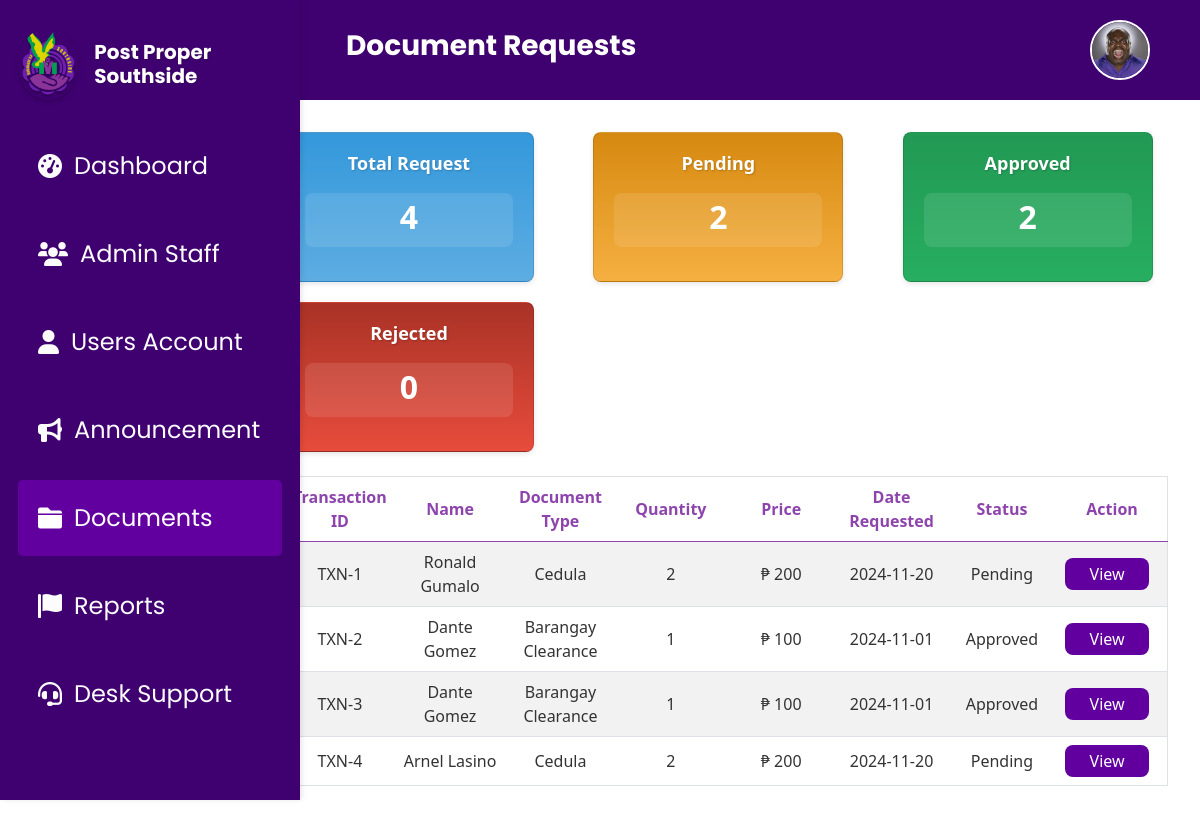
/documents.php (signed in), run on an earlier commit of the app's database.
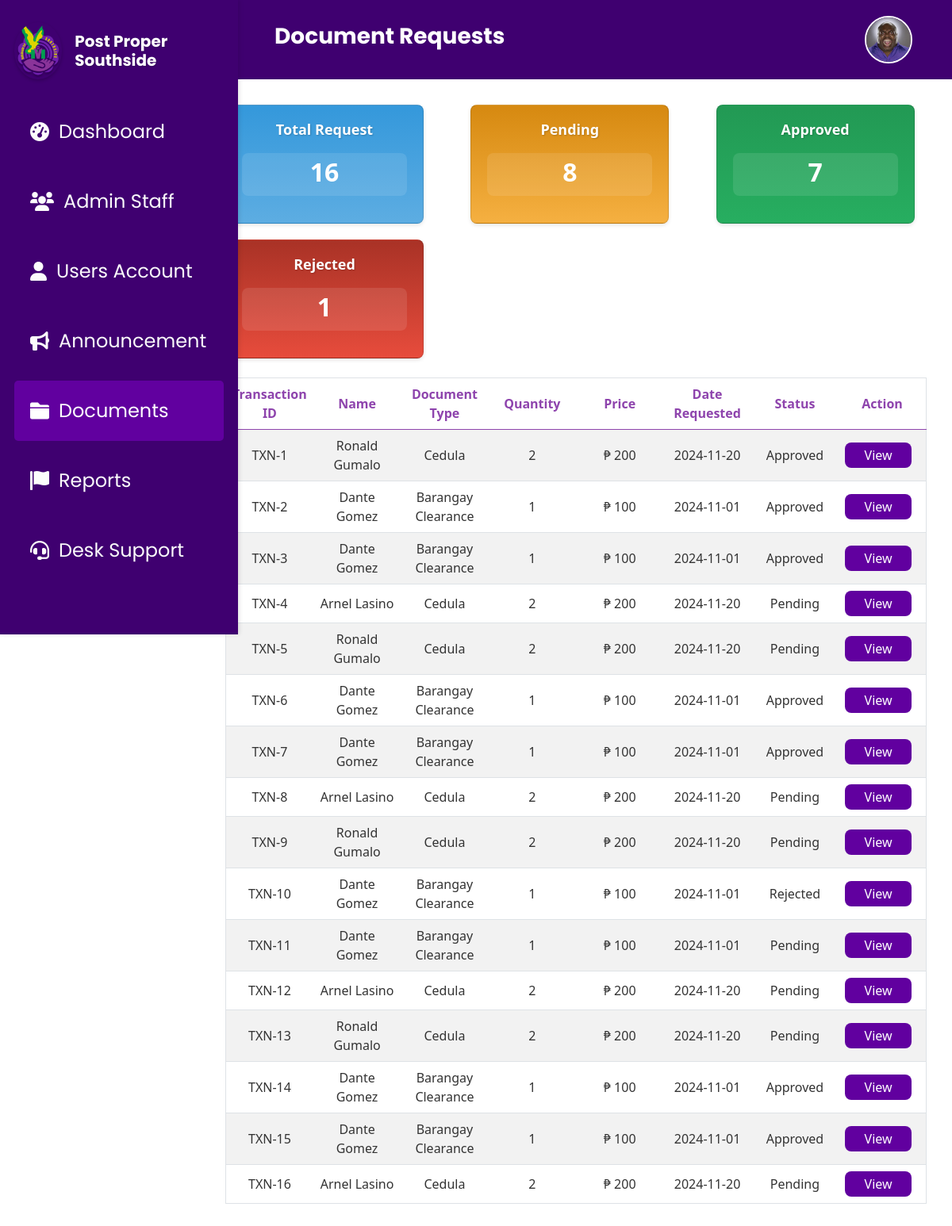
And on a later commit of the database.
### tables this page shows
CREATE TABLE `document_requests` (
  `Id` int(11) NOT NULL,
  `DocumentType` varchar(100) NOT NULL,
  `Name` varchar(255) NOT NULL,
  `Address` varchar(255) DEFAULT NULL,
  `TIN_No` varchar(50) DEFAULT NULL,
  `CTC_No` varchar(50) DEFAULT NULL,
  `Alias` varchar(100) DEFAULT NULL,
  `Age` int(11) DEFAULT NULL,
  `LengthOfStay` int(11) DEFAULT NULL,
  `Citizenship` varchar(100) DEFAULT NULL,
  `Gender` varchar(10) DEFAULT NULL,
  `CivilStatus` varchar(50) DEFAULT NULL,
  `Purpose` text DEFAULT NULL,
  `Status` varchar(50) DEFAULT NULL,
  `Quantity` int(11) DEFAULT NULL,
  `DateRequested` date DEFAULT NULL,
  `valid_id` varchar(255) NOT NULL,
  `request_picture` varchar(255) NOT NULL
);

### documents.php (the view, shortened to what this page needs)
<?php
$price = 100.00;
include 'db.php';
$query = "SELECT Id, Name, DocumentType, Quantity, $price * Quantity AS Price, DateRequested, Status FROM document_requests";
$stmt = $conn->prepare($query);
$stmt->execute();
$documentRequests = $stmt->fetchAll(PDO::FETCH_ASSOC);
$totalRequestQuery = "SELECT COUNT(*) AS total FROM document_requests";
$pendingCountQuery = "SELECT COUNT(*) AS pending FROM document_requests WHERE LOWER(Status) = 'pending'";
$approvedCountQuery = "SELECT COUNT(*) AS approved FROM document_requests WHERE LOWER(Status) = 'approved'";
$rejectedCountQuery = "SELECT COUNT(*) AS rejected FROM document_requests WHERE LOWER(Status) = 'rejected'";
$totalRequest = $conn->query($totalRequestQuery)->fetch(PDO::FETCH_ASSOC)['total'];
$pendingCount = $conn->query($pendingCountQuery)->fetch(PDO::FETCH_ASSOC)['pending'];
$approvedCount = $conn->query($approvedCountQuery)->fetch(PDO::FETCH_ASSOC)['approved'];
$rejectedCount = $conn->query($rejectedCountQuery)->fetch(PDO::FETCH_ASSOC)['rejected'];
?>
<!DOCTYPE html>
<html lang="en">
<head>
    <link rel="stylesheet" href="https://cdn.jsdelivr.net/npm/bootstrap@5.0.2/dist/css/bootstrap.min.css">
    <link rel="stylesheet" href="css/Documents.css">
</head>
<body>
<?php
    $pageTitle = "Document Requests";
    include 'header.php';
    include 'sidebar.php';
?>
<div class="main-content">
    <div class="statistic-container row text-center mb-4">
        <div class="col">
            <div class="card" style="background: linear-gradient(180deg, #3498DB, #5DADE2); width: 250px; height: 150px; color: white;">
                <h2 class="card-title">Total Request</h2>
                <div class="card-text" style="background: rgba(255, 255, 255, 0.1); width: 100%; height: 50%;">
                    <?php echo $totalRequest; ?>
                </div>
            </div>
        </div>
        <div class="col">
            <div class="card" style="background: linear-gradient(180deg, #D68910, #F5B041); width: 250px; height: 150px; color: white;">
                <h2 class="card-title">Pending</h2>
                <div class="card-text" style="background: rgba(255, 255, 255, 0.1); width: 100%; height: 50%;">
                    <?php echo $pendingCount; ?>
                </div>
            </div>
        </div>
        <div class="col">
            <div class="card" style="background: linear-gradient(180deg, #229954, #27AE60); width: 250px; height: 150px; color: white;">
                <h2 class="card-title">Approved</h2>
                <div class="card-text" style="background: rgba(255, 255, 255, 0.1); width: 100%; height: 50%;">
                    <?php echo $approvedCount; ?>
                </div>
            </div>
        </div>
        <div class="col">
            <div class="card" style="background: linear-gradient(180deg, #A93226, #E74C3C); width: 250px; height: 150px; color: white;">
                <h2 class="card-title">Rejected</h2>
                <div class="card-text" style="background: rgba(255, 255, 255, 0.1); width: 100%; height: 50%;">
                    <?php echo $rejectedCount; ?>
                </div>
            </div>
        </div>
    </div>
    <div class="table-container">
        <table class="table table-striped mb-0">
            <thead>
                <tr>
                    <th>Transaction ID</th>
                    <th>Name</th>
                    <th>Document Type</th>
                    <th>Quantity</th>
                    <th>Price</th>
                    <th>Date Requested</th>
                    <th>Status</th>
                    <th>Action</th>
                </tr>
            </thead>
            <tbody>
                <?php
                if (!empty($documentRequests)) {
                    foreach ($documentRequests as $row) {
                        echo "<tr>";
                        echo "<td>TXN-" . htmlspecialchars($row['Id']) . "</td>";
                        echo "<td>" . htmlspecialchars($row['Name']) . "</td>";
                        echo "<td>" . htmlspecialchars($row['DocumentType']) . "</td>";
                        echo "<td>" . htmlspecialchars($row['Quantity']) . "</td>";
                        echo "<td>₱ " . htmlspecialchars($row['Price']) . "</td>";
                        echo "<td>" . htmlspecialchars($row['DateRequested']) . "</td>";
                        echo "<td>" . ucfirst(htmlspecialchars(strtolower($row['Status']))) . "</td>";
                        echo '<td><a href="document_verify.php?id=' . htmlspecialchars($row['Id']) . '" class="action-button">View</a></td>';
                        echo "</tr>";
                    }
                } else {
                    echo "<tr><td colspan='8'>No document requests found.</td></tr>";
                }
                ?>
            </tbody>
        </table>
    </div>
</div>
</body>
</html>

### header.php (shortened to what this page needs)
<!DOCTYPE html>
<html lang="en">
<head>
    <link rel="stylesheet" href="css/header.css">
    <link href="https://cdn.jsdelivr.net/npm/bootstrap@5.0.2/dist/css/bootstrap.min.css" rel="stylesheet">
</head>
<body>
<?php
require 'db.php';
$pageTitle = isset($pageTitle) ? $pageTitle : "Default Title";
if (isset($_SESSION['loggedin']) && $_SESSION['loggedin'] === true && isset($_SESSION['admin_id'])) {
    $adminId = $_SESSION['admin_id'];
    $profileLink = "admin_profile.php";
    try {
        $sql = "SELECT profile_picture FROM admin_accounts WHERE id = ?";
        $stmt = $conn->prepare($sql);
        $stmt->execute([$adminId]);
        $admin = $stmt->fetch(PDO::FETCH_ASSOC);
        $profilePicture = !empty($admin['profile_picture']) ? $admin['profile_picture'] : 'assets/profile.jpg';
    } catch (PDOException $e) {
        echo "Error fetching profile picture: " . $e->getMessage();
        $profilePicture = 'assets/profile.jpg';
    }
} else {
    $profileLink = "splash.php";
    $profilePicture = 'assets/profile.jpg';
}
?>
<div class="header-container">
    <h1 class="page-title"><?php echo $pageTitle; ?></h1>
    <div class="account">
        <a href="<?php echo $profileLink; ?>" class="account-link">
            <img src="<?php echo $profilePicture; ?>" alt="Admin Profile" class="img-fluid rounded-circle account-icon">
        </a>
    </div>
</div>
</body>
</html>

### sidebar.php (shortened to what this page needs)
<!DOCTYPE html>
<html lang="en">
<head>
    <link rel="stylesheet" href="css/Sidebar.css">
    <link rel="stylesheet" href="https://cdnjs.cloudflare.com/ajax/libs/font-awesome/6.0.0-beta3/css/all.min.css">
</head>
<body>
<div class="sidebar">
    <div class="logo-section">
        <img src="assets/Southside.png" alt="Logo" class="logo">
            <h3 class="sidebar-title">Post Proper Southside</h3>
    </div>
    <?php
    $current_page = basename($_SERVER['PHP_SELF']);
    ?>
    <a href="dashboard.php" class="sidebar-link <?= $current_page == 'dashboard.php' ? 'active' : '' ?>">
        <i class="fas fa-tachometer-alt"></i> Dashboard
    </a>
    <a href="admin_staff.php" class="sidebar-link <?= $current_page == 'admin_staff.php' ? 'active' : '' ?>">
        <i class="fas fa-users"></i> Admin Staff
    </a>
    <a href="users.php" class="sidebar-link <?= $current_page == 'users.php' ? 'active' : '' ?>">
    <i class="fa-solid fa-user"></i> Users Account
    </a>
    <a href="announcement.php" class="sidebar-link <?= $current_page == 'announcement.php' ? 'active' : '' ?>">
        <i class="fas fa-bullhorn"></i> Announcement
    </a>
    <a href="documents.php" class="sidebar-link <?= $current_page == 'documents.php' ? 'active' : '' ?>">
        <i class="fas fa-folder"></i>Documents
    </a>
    <a href="reports.php" class="sidebar-link <?= $current_page == 'reports.php' ? 'active' : '' ?>">
        <i class="fas fa-flag"></i> Reports
    </a>
    <a href="desk_support.php" class="sidebar-link <?= $current_page == 'desk_support.php' ? 'active' : '' ?>">
        <i class="fas fa-headset"></i> Desk Support
    </a>
</div>
</body>
</html>

### css/Documents.css (style rules this page uses)
body { padding: 0; font-family: "Poppins", sans-serif; font-size: 20px; background-color: #ffffff; }
.main-content { margin-left: 200vh; background-color: #ffffff; }
table { width: 100%; border-collapse: collapse; margin-top: 20px; table-layout: fixed; border: 1px solid #ccc; }
th, td { padding: 15px; text-align: center; border: 1px solid #ddd; font-size: 16px; }
th { text-align: center; background-color: #f2f2f2; color: #8e44ad; font-weight: bold; }
td { word-wrap: break-word; color: #333; }
.table td, .table th { text-align: center; vertical-align: middle; }
.action-button { width: 7vw; height: 4vh; background-color: #61009f !important; color: white; display: flex; align-items: center; justify-content: center; border: none; border-radius: 8px; text-decoration: none; }
.card { border-radius: 0.5rem !important; box-shadow: 0 2px 5px rgba(0, 0, 0, 0.1); background-color: #fff; padding: 20px; border: 1px solid #e0e0e0; }
.card-title { font-size: 18px; font-weight: bold; color: #ffffff; text-shadow: 1px 1px 2px rgba(0, 0, 0, 0.2); }
.card-text { font-size: 2rem; font-weight: bold; border-radius: 0.5rem; color: #ffffff; margin-top: 10px; background: rgba(255, 255, 255, 0.1); }
.statistic-container { display: flex; justify-content: center; gap: 20px; margin-bottom: 20px; }
@media (max-width: 1200px) { .main-content { margin-left: 200px; } }

### css/header.css (style rules this page uses)
* { margin: 0; padding: 0; box-sizing: border-box; }
.header-container { background-color: #3f0070; padding: 20px 50px; margin-left: 18.5rem; text-align: left; position: relative; display: flex; justify-content: space-between; align-items: center; width: auto; }
.page-title { font-size: 28px; color: #ffffff; font-weight: bold; font-family: "Poppins", sans-serif; }
.account { display: flex; align-items: center; }
.account-link { display: inline-block; }
.account-icon { width: 3.75rem; height: auto; border-radius: 50%; aspect-ratio: 1 / 1; object-fit: cover; border: 0.125rem solid #ffffff; transition: transform 0.3s ease; }

### css/Sidebar.css (style rules this page uses)
.sidebar { background-color: #3f0070; width: 18.75rem; height: 100vh; padding: 2vh 1.5vw; position: fixed; top: 0; left: 0; box-shadow: 2px 0 5px rgba(0, 0, 0, 0.1); font-family: "Poppins", sans-serif; overflow-y: auto; transition: width 0.3s ease; z-index: 1000; }
.sidebar-title { font-size: 1.25rem; font-weight: 700; color: white; text-align: left; font-family: "Poppins", sans-serif; margin: 0; padding: 1.5rem 0; text-shadow: 1px 1px 2px rgba(0, 0, 0, 0.2); }
.logo-section { display: flex; align-items: center; margin-bottom: 1rem; border-radius: 0.5rem; }
.logo { width: 4.5rem; height: 4.5rem; margin-right: 1rem; border-radius: 50%; box-shadow: 0 2px 4px rgba(0, 0, 0, 0.2); object-fit: cover; }
h3 { font-size: 1rem; font-family: "Poppins", sans-serif; color: white; text-align: center; margin: 0; padding: 10px 0; text-shadow: 1px 1px 2px rgba(0, 0, 0, 0.2); }
.sidebar-link { display: flex; align-items: center; padding: 1.25rem; margin: 0.75rem 0; color: #fcfcfc; text-decoration: none; border-radius: 5px; background-color: transparent; transition: background-color 0.3s ease, color 0.3s ease; cursor: pointer; font-size: 1.5rem; font-family: "Poppins", sans-serif; white-space: nowrap; }
.sidebar-link i { margin-right: 0.75rem; }
.sidebar-link.active { background-color: #61009f !important; color: #ffffff !important; }
.main-content { padding: 2rem; margin-left: 21vw; flex: 1; }

What changed in the data, as far as the page shows it:
changed document_requests id 1: Status "Pending" → "Approved"
added document_requests: Id "5", Name "Ronald Gumalo", DocumentType "Cedula", Quantity "2", Price "200", DateRequested "2024-11-20", Status "Pending"
added document_requests: Id "6", Name "Dante Gomez", DocumentType "Barangay Clearance", Quantity "1", Price "100", DateRequested "2024-11-01", Status "Approved"
added document_requests: Id "7", Name "Dante Gomez", DocumentType "Barangay Clearance", Quantity "1", Price "100", DateRequested "2024-11-01", Status "Approved"
added document_requests: Id "8", Name "Arnel Lasino", DocumentType "Cedula", Quantity "2", Price "200", DateRequested "2024-11-20", Status "Pending"
added document_requests: Id "9", Name "Ronald Gumalo", DocumentType "Cedula", Quantity "2", Price "200", DateRequested "2024-11-20", Status "Pending"
added document_requests: Id "10", Name "Dante Gomez", DocumentType "Barangay Clearance", Quantity "1", Price "100", DateRequested "2024-11-01", Status "Rejected"
added document_requests: Id "11", Name "Dante Gomez", DocumentType "Barangay Clearance", Quantity "1", Price "100", DateRequested "2024-11-01", Status "Pending"
added document_requests: Id "12", Name "Arnel Lasino", DocumentType "Cedula", Quantity "2", Price "200", DateRequested "2024-11-20", Status "Pending"
added document_requests: Id "13", Name "Ronald Gumalo", DocumentType "Cedula", Quantity "2", Price "200", DateRequested "2024-11-20", Status "Pending"
added document_requests: Id "14", Name "Dante Gomez", DocumentType "Barangay Clearance", Quantity "1", Price "100", DateRequested "2024-11-01", Status "Approved"
added document_requests: Id "15", Name "Dante Gomez", DocumentType "Barangay Clearance", Quantity "1", Price "100", DateRequested "2024-11-01", Status "Approved"
added document_requests: Id "16", Name "Arnel Lasino", DocumentType "Cedula", Quantity "2", Price "200", DateRequested "2024-11-20", Status "Pending"
Also different on the page:
$totalRequest: "4" → "16"
$pendingCount: "2" → "8"
$approvedCount: "2" → "7"
$rejectedCount: "0" → "1"
